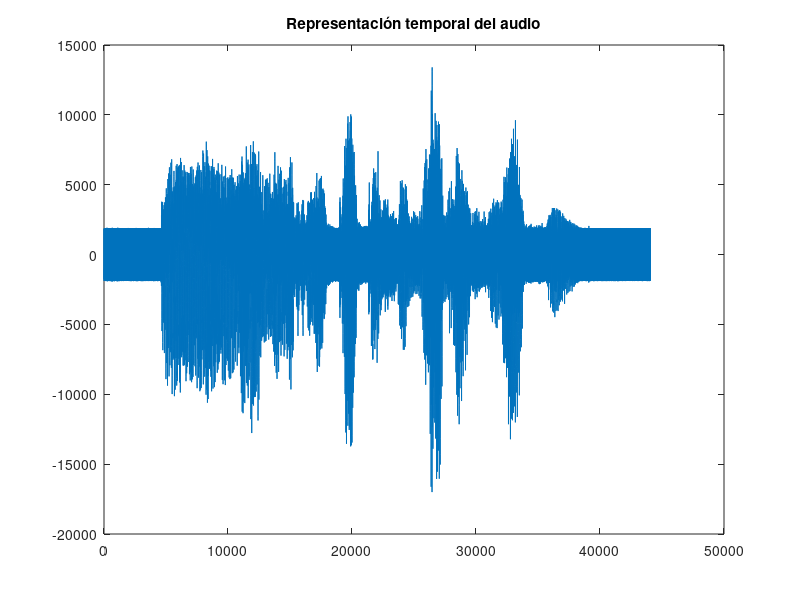

This figure's MATLAB source: (Note: this script raises an error after producing the figure.)
%%%%%%%%%%%%%%%%%%%%%%%%%%%%%%%%%%%%%%%%%%%%%%%%%%%%%%%%%%%%%%%%%%%%%%%%%%
%%%%%%%%%%%%%%%%% PRÁCTICA 5: BEAMFORMER DELAY AND SUM %%%%%%%%%%%%%%%%%%%
%%%%%%%%%%%%%%%%%%%%%%%%%%%%%%%%%%%%%%%%%%%%%%%%%%%%%%%%%%%%%%%%%%%%%%%%%%
% Autores: Javier Lobato Martín y Sergio Zapata Caparrós
%%%%%%%%%%%%%%%%%%%%%%%%%%%%%%%%%%%%%%%%%%%%%%%%%%%%%%%%%%%%%%%%%%%%%%%%%%
clc
clear all
close all

%Cargamos las señales
signals = load('signals_array.mat');
xc = signals.xc;
xc = cell2mat(xc); % 7 columnas

figure(1)
plot(xc(:,3))
title('Representación temporal del audio')


%Determinamos variables
Fs = 16e3;          %Frecuencia de muestreo
d = 0.04;           %Distancia entre sensores
Vprop = 340;        %Velocidad del sonido
Ltrama = 256;       %Tramas de 256 muestras
Lfft = 512;
N = 7;              %Contamos con 7 elementos
phi = pi/4;         %Ángulo de llegada del target
L_signal = length(xc(:,1));   %Longitud total de la señal
Ntramas = floor(L_signal/128);       %Determinamos el número de tramas
iter = 1;                      %Iterador del bucle para las ventanas
win = hanning(Ltrama+1,'periodic'); %Establecemos la ventana de hanning
n = (0:1:6);         
tn = ((d*cos(phi).*n)/Vprop);  %Creamos el vector de retardos
freq = linspace(1, 8000, 129); %Vector de frecuencias (Fs >= Fmax)

%Creamos la matriz vacía donde vamos a guardar el resultado final
xc_out = zeros(L_signal,N);

%obtenemos los pesos por medio de nuestra función auxiliar
w = pesos(tn, freq);
XOUT = zeros(129, 1);


%Para realizar el trabajo, usaremos un doble bucle
for ntram = 1:Ntramas 

    for c = 1:N        
        
        xn = xc(iter:iter + Ltrama ,c); %Tomamos la porción de señal del canal correspondiente
        Xn = fft(win.*xn);        %Realizamos la transformada de Fourier de la ventana
        Xn = Xn(1:Ltrama/2+1);          %Tomamos las componentes de frecuencia de 0 a Fs/2 (Fs/2 = 8 kHz)s     
        Xn = Xn .* conj(w(:,c));        %Multiplicamos por los pesos correspondientes
        

        
        %Realizamos la simetrización para practicar la transformada inversa
        XOUT = cat(1, Xn, conj(Xn(end:-1:2)));
        xout = real(ifft(sqrt(win).*XOUT));
        
        %Concatenación de tramas mediante ''overlap add''
        xc_out(iter:iter + Ltrama, c) = xc_out(iter:iter + Ltrama, c) + xout;

    end
    
    
    iter = iter + 127; %Actualizamos el iterador

end

%Unimos todos los canales y realizamos una escucha
xc_out_sum = sum(xc_out, 2);
soundsc(real(xc_out_sum),Fs);

xout_norm = xc_out_sum/max(abs(xc_out_sum));
x_antes_norm = xc(:,3)/max(abs(xc(:,3)));

% Guardamos señal resultante normalizada
fout=strcat('Resultado','.wav');
audiowrite(fout,xout_norm,Fs)


figure(2)
plot(x_antes_norm);
hold on
plot(real(xout_norm));
hold off
legend('Señal sensor central','Señal a la salida del beamformer')
title('Representación temporal tras D&S')
%Se puede comprobar como el ruido se ha minimizado

%% Cálculo SNR
%Para realizar el cálculo de la SNR, calculamos la potencia de la señal
%y del ruido (primeras 3000 muestras) y obtenemos el ratio.

% SNR DESPUÉS DEL BEAMFORMING D&S
ruido_orig = var((xc(1:3000, 1))); %Interferencia aislada en las 3000 primeras muestras
pot_orig = var((xc(3001:end, 1)));
SNR_orig = calculo_SNR(pot_orig, ruido_orig);
fprintf('SNR(antes)  = %f dB\n', SNR_orig);

% SNR DESPUÉS DEL BEAMFORMING DAS
ruido_DAS = var(real(xc_out_sum(1:3000)));
pot_DAS = var(real(xc_out_sum(3001:end)));
SNR_DAS = calculo_SNR(pot_DAS, ruido_DAS);
fprintf('SNR(D&S)  = %f dB\n', SNR_DAS);


%% Comprobación beamformer

% VARIABLES PARA REPRESENTAR
theta = linspace(0, pi, 200); % Barrido en theta
theta_polar = linspace(0, 2*pi, 400); % Barrido representación polar
theta_surf = linspace(0, 2*pi, 129); % Barrido en theta


% VISUALIZACIÓN DE LOS RETARDOS
figure(3)
stem(tn)
title('Retardos de cada sensor')
ylabel('tiempo (s)')
xlabel('N sensor')
% La señal llega primero al último sensor (7). Es por ello que tiene
% asociado el mayor retardo de todos.


% CÁLCULO DE DIRECTIVIDADES
% Almacenamos en un vector los índices correspondientes a las frecuencias
% de interés 

% frecuencias = [100, 400, 700, 1000, 2000,
% 3000, 4000, 5000, 6000, 7000, 8000]
index_freq = [3, 7, 12, 17, 33, 49, 69, 81, 97, 113, 129];
D_matrix = zeros(length(index_freq),400);

for index=1:length(index_freq)

    D_matrix(index,:) = calcula_Dteo(w, freq, index_freq(index), d, Vprop, theta);

end

index_freq1 = 17; % 1kHz
D_1kHz = calcula_Dteo(w, freq, index_freq1, d, Vprop, theta);
index_freq2 = 129; % 8kHz
D_8kHz = calcula_Dteo(w, freq, index_freq2, d, Vprop, theta);

% Crear un gradiente de 10 colores que va de verde a azul
color_map = [linspace(0,0,5)', linspace(1,0,5)', linspace(1,1,5)';
             linspace(0,0,5)', linspace(0,1,5)', linspace(1,0,5)'];

% Establecer el gradiente de colores personalizado
colormap(color_map);



figure(4);
polarplot(theta_polar, D_matrix(1,:),'Color',[color_map(1,:)]);
hold on
polarplot(theta_polar, D_matrix(2,:),'Color',[color_map(2,:)]);
hold on
polarplot(theta_polar, D_matrix(3,:),'Color',[color_map(3,:)]);
hold on
polarplot(theta_polar, D_matrix(4,:),'Color',[color_map(4,:)]);
hold on
polarplot(theta_polar, D_matrix(5,:),'Color',[color_map(5,:)]);
hold on
polarplot(theta_polar, D_matrix(6,:),'Color',[color_map(6,:)]);
hold on
polarplot(theta_polar, D_matrix(7,:),'Color',[0.6350 0.0780 0.1840]);
hold on
polarplot(theta_polar, D_matrix(8,:),'Color',[color_map(7,:)]);
hold on
polarplot(theta_polar, D_matrix(9,:),'Color',[color_map(8,:)]);
hold on
polarplot(theta_polar, D_matrix(10,:),'Color',[color_map(9,:)]);
hold on
polarplot(theta_polar, D_matrix(11,:),'Color',[color_map(10,:)]);
title('Directividad teórica');
legend('f = 100Hz','f = 400Hz','f = 700Hz','f = 1kHz','f = 2kHz','f = 3kHz','f = 4.25kHz','f = 5kHz','f = 6kHz','f = 7kHz', 'f = 8kHz');
% Se observa el aumento de la directividad conforme la frecuencia va
% creciendo.
% Podemos ver como aparecen lóbulos indeseados en las frecuencias a partir
% de nuestra frecuencia óptima de lambda/2 = 4250 Hz. El valor óptimo es
% donde se puede observar una mayor directividad sin lóbulos secundarios
% indeseados. Esto se justifica en base al teorema de muestreo espacial:
% La separación entre sensores 


% DIRECTIVIDAD EN FUNCIÓN DE LA FRECUENCIA
Df = calcula_Df(w, freq, d, Vprop, theta_surf);
figure(5);
surf(rad2deg(theta_surf), freq, Df);
ylabel('f(Hz)');
xlabel('phi');
zlabel('D(f, phi)');
title('Directividad en función de la frecuencia y ángulo');


figure(6);
pcolor(freq, rad2deg(theta_surf), abs(Df.'));
shading interp;
colorbar;
xlabel('Frecuencia (Hz)');
ylabel('φ(grados)');
title('Directividad en función de la frecuencia y ángulo');
% Se aprecia como a frecuencias más altas, el ancho del lóbulo principal
% disminuye (se hace más directivo). delta = 1/(f*L)
% Se ve también que a partir de un determinado valor de frecuencia,
% aparecen más rizados (o lóbulos secundarios).

